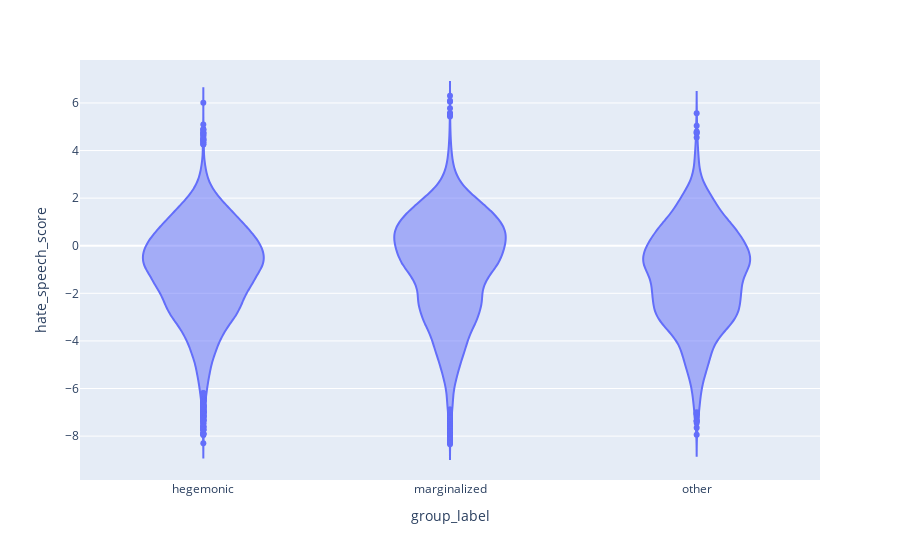

The code cell stored with this chart in its notebook:
### Markdown cell above
## Violin plots of hate speech scores for different labels

### Code cell
import plotly.express as px

px.violin(targeted, y='hate_speech_score', x='group_label')

### Figure 1 — Plotly figure (JSON) as saved in the notebook; plotly's stock layout.template omitted (floating-point values rounded to 4 significant figures; data arrays with more than 128 entries replaced by an {"elided": "..."} marker saying what was removed)
{"data": [{"alignmentgroup": "True", "box": {"visible": false}, "hovertemplate": "group_label=%{x}<br>hate_speech_score=%{y}<extra></extra>", "legendgroup": "", "marker": {"color": "#636efa"}, "name": "", "offsetgroup": "", "orientation": "v", "scalegroup": "True", "showlegend": false, "type": "violin", "x": {"elided": "38583 str values"}, "x0": " ", "xaxis": "x", "y": {"elided": "38583 float values"}, "y0": " ", "yaxis": "y"}], "layout": {"autosize": true, "legend": {"tracegroupgap": 0}, "margin": {"t": 60}, "violinmode": "group", "xaxis": {"anchor": "y", "autorange": true, "domain": [0, 1], "range": [-0.5, 2.5], "title": {"text": "group_label"}, "type": "category"}, "yaxis": {"anchor": "x", "autorange": true, "domain": [0, 1], "range": [-9.844, 7.804], "title": {"text": "hate_speech_score"}, "type": "linear"}}}
